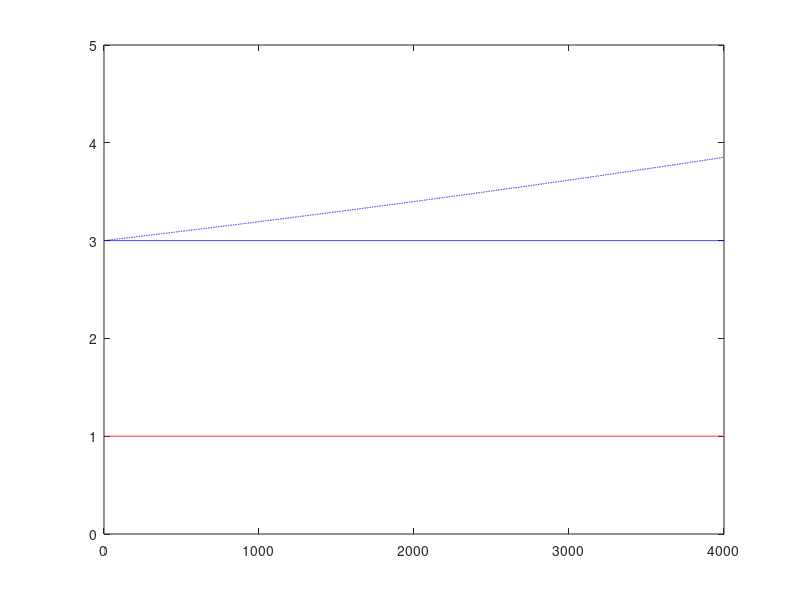

This figure's MATLAB source:
%----------------------------
% Generate an example HP plot
%----------------------------

% Explain why a HP vs age might be flat when we know things like depletion
% and cooling/lower melt fractions have occured

% Doesnt account for recycling, and just a concept - no definitive models
% output here



figure()

age_product = [0:1:4000];
age_source = age_product;

hp_product = 3.*ones(size(age_product));
hp_source = 1.*ones(size(age_product));

% Flat source, flat product - this assumed constantly replenished source,
% no temperature change, no recycling. Products created today are same as
% past, same rock, and only thing influencing it is decay.
plot(age_product,hp_product,'-b')
hold on
plot(age_source,hp_source,'-r')
hold off

% However we know the Earth has cooled - and can assume that average melt
% fraction has also decreased with time.


%y = 4, x = 4000
%y =  3, x = 0
% y = 3.25 x = 3500

hp_product_mf = hp_product .* exp(0.05.*age_product./800);
hold on
plot(age_product,hp_product_mf,'--b')
hold off





ylim([0 5])
xlim([0 4000])